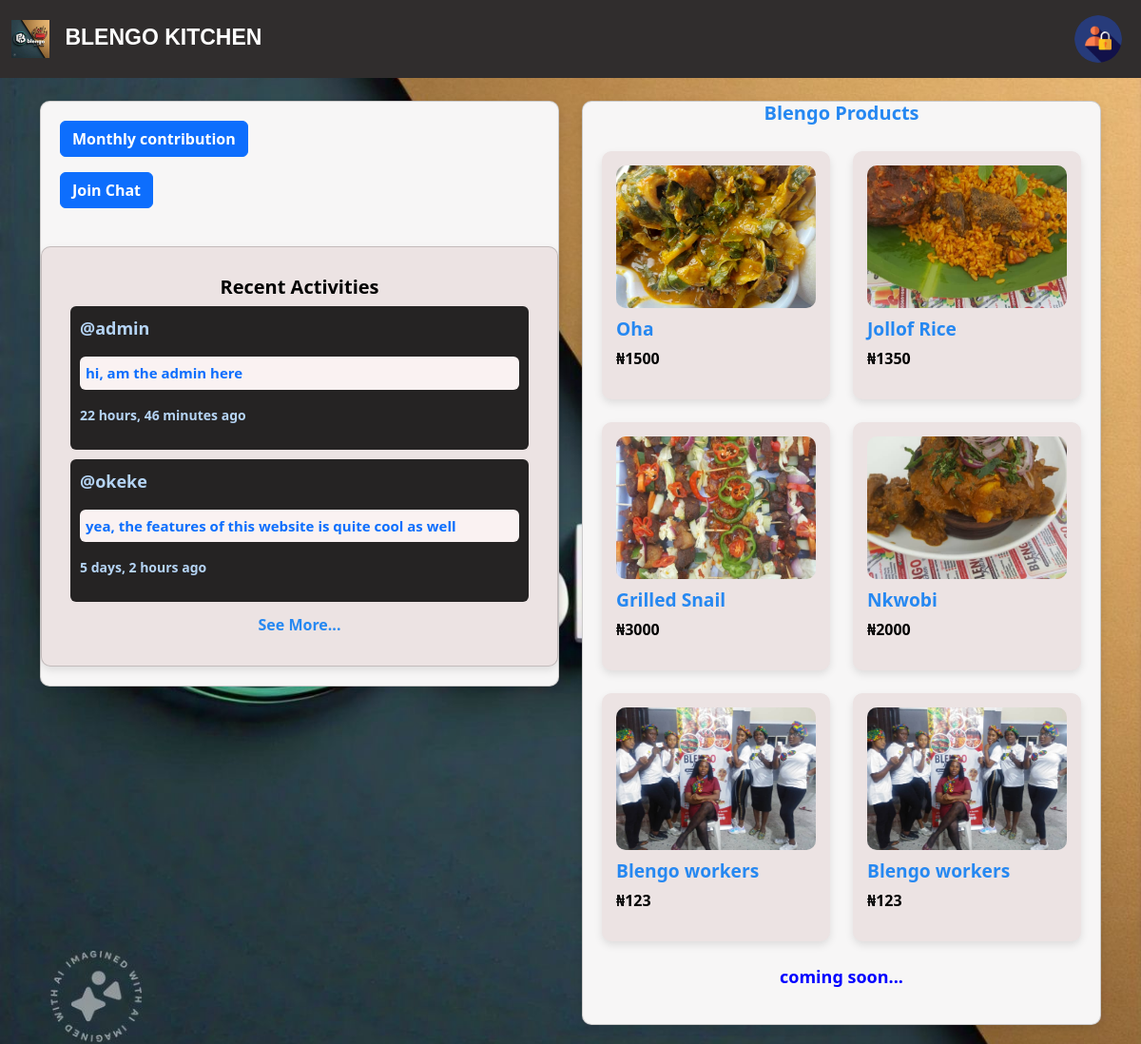
The page / on the database its author committed.
### base/models.py (models this page shows, shortened)
class Theimages(models.Model):
    bodyimage = models.ImageField(upload_to='body_image')
    logoimage = models.ImageField(upload_to='logo_image')
    pimage = models.ImageField(default='media/login_295128.png')

class Chat(models.Model):
    user = models.ForeignKey(User,on_delete=models.SET_NULL,null=True)
    texts = models.CharField(max_length=1000000)
    created_at = models.DateTimeField(auto_now=True)

class Product(models.Model):
    productimage = models.ImageField(upload_to='product_images')
    productname = models.CharField(max_length=1000000)
    productprice = models.CharField(max_length=1000000)
    productdescription = models.CharField(max_length=1000000,null=True)
    created_at = models.DateTimeField(auto_now=True)

### base/views.py (the view, shortened to what this page needs)
# urls.py: path('',views.home,name='home'),
def home(request):
    q = request.GET.get('q') if request.GET.get('q') != None else ''
    products = Product.objects.filter(Q(productname__icontains=q) | Q(productdescription__icontains=q))
    profile = Profile.objects.all()
    chats = Chat.objects.all().order_by('-id')
    user_profile = None
    if request.user.is_authenticated:
        user_profile = Profile.objects.get(user=request.user)
    try:
        images = Theimages.objects.latest('id')
    except Theimages.DoesNotExist:
        images = None
    return render(request, 'home.html', {'profile': profile, 'user_profile': user_profile, 'chats': chats, 'products': products,'images':images})

### base/context_processors.py (called while the page is built)
def user_profile(request):
    if request.user.is_authenticated:
        try:
            profile = Profile.objects.get(user=request.user)
        except Profile.DoesNotExist:
            profile = None
    else:
        profile = None
    return {'user_profile': profile}

### template/home.html (shortened to what this page needs)
{% load static %}
<!doctype html>
<html lang="en">
<head>
  <link href="https://cdn.jsdelivr.net/npm/bootstrap@5.3.3/dist/css/bootstrap.min.css" rel="stylesheet">
</head>
<body>
  {% block content %}
  {% include 'nav-bar.html' %}
  <div class="container mt-4">
    <div class="row">
      <div class="col-md-6">
        <div class="card">
          <div class="card-body">
            <p class="card-text"><a href="months" class="btn btn-primary">Monthly contribution</a></p>
            <p class="card-text"><a href="chat" class="btn btn-primary">Join Chat</a></p>
          </div>
          <div class="card recent-activities">
            <div class="card-body">
              <h5 style="font-weight: bold; text-align: center;" class="card-title">Recent Activities</h5>
              {% for chat in chats|slice:":2" %}
                <div class="chat-box">
                  <p style="color: #b5d4f5;">@{{ chat.user }}</p>
                  <a style="text-decoration: none;" href="{% url 'chat' %}">
                    <p style="background-color: #faf2f2; border-radius: 6px; padding: 6px; font-size: 15px;">{{ chat.texts }}</p>
                  </a>
                  <p style="color: #b5d4f5; font-size: 14px;">{{ chat.created_at|timesince }} ago</p>
                </div>
              {% empty %}
                <p>No messages yet.</p>
              {% endfor %}
              <div class="see-more">
                <a href="{% url 'chat' %}">See More...</a>
              </div>
            </div>
          </div>
        </div>
      </div>
      <div class="col-md-6">
        <div class="card">
          <h1 style="text-align: center;font-size: 20px;font-weight: bold; color: #2688f1;">Blengo Products</h1>
          <div class="card-body">
            <div class="row">
              {% for product in products %}
              <div class="col-md-6 mb-4">
                <a style="text-decoration: none;" href="{% url 'perproduct' product.id %}">
                  <div class="product-card">
                    <div class="product">
                      {% if product.productimage %}
                      <img src="{{product.productimage.url}}" alt="{{product.productname}}"/>
                      {% endif %}
                      <h2>{{product.productname}}</h2>
                      <p>₦{{product.productprice}}</p>
                    </div>
                  </div>
                </a>
              </div>
              {% if forloop.counter|divisibleby:2 and not forloop.last %}
                </div><div class="row">
              {% endif %}
              {% endfor %}
            </div>
            <p style="color: blue;text-align: center;">coming soon...</p>
          </div>
        </div>
      </div>
    </div>
  </div>
  {% endblock %}
</body>
</html>

### template/nav-bar.html (shortened to what this page needs)
{% load static %}
<nav class="navbar navbar-expand-lg navbar-custom">
    <div class="container-fluid">
        <a class="navbar-brand" href="{% url 'home' %}">
            <img src="{{images.logoimage.url}}" alt="Blengo Logo" style="height: 40px; margin-right: 10px;">
            BLENGO KITCHEN
        </a>
        <div class="collapse navbar-collapse" id="navbarNav">
            {% if user.is_authenticated %}
            <form class="d-flex mx-auto" method="GET" action="{% url 'home' %}">
                <input class="form-control me-2" type="search" placeholder="Search for products..." aria-label="Search" name="q">
                <button class="btn btn-outline-success" type="submit">Search</button>
            </form>
            <ul class="navbar-nav ms-auto mb-2 mb-lg-0">
                <li class="nav-item dropdown">
                    <a class="nav-link" href="#" id="profileDropdown" role="button" data-bs-toggle="dropdown" aria-expanded="false">
                        <img src="{{user_profile.profileimage.url}}" class="rounded-circle" width="50" height="50" alt="{{ user.username }}'s profile picture">
                    </a>
                    <ul class="dropdown-menu dropdown-menu-end" aria-labelledby="profileDropdown">
                        <li><a class="dropdown-item" href="{% url 'profile' %}">Profile</a></li>
                        <li><a class="dropdown-item" href="#">Settings</a></li>
                        <li><a class="dropdown-item" href="{% url 'logout' %}">Logout</a></li>
                    </ul>
                </li>
                <li class="nav-item dropdown">
                </li>
            </ul>
            {% else %}
            <ul class="navbar-nav ms-auto mb-2 mb-lg-0">
                <li class="nav-item dropdown">
                    <a class="nav-link" href="#" id="profileDropdown" role="button" data-bs-toggle="dropdown" aria-expanded="false">
                        {% if images %}
                        <img src="{{images.pimage.url}}" class="rounded-circle" width="50" height="50" alt="{{ user.username }}'s profile picture">
                    </a>
                    {% endif %}
                </li>
            </ul>
            {% endif %}
        </div>
    </div>
</nav>

### template/nav-bar.html (style rules this page uses)
.navbar-custom { background-color: rgb(48, 45, 45); }
.navbar-custom .navbar-brand, .navbar-custom .nav-link, .navbar-custom .navbar-toggler-icon { color: #FFFFFF; }
.nav-item { font-size: 16px; }
.navbar-brand { font-weight: bolder; font-family:fantasy,Verdana, Geneva, Tahoma, sans-serif; font-size: 23px; }

### rows shown on the page
Theimages: logoimage (picture), pimage (picture)
Chat: user "admin", texts "hi, am the admin here", created_at "22 hours, 46 minutes"
Chat: user "okeke", texts "yea, the features of this website is quite cool as well", created_at "5 days, 2 hours"
Product: productimage (picture), productname "Oha", productprice "1500"
Product: productimage (picture), productname "Jollof Rice", productprice "1350"
Product: productimage (picture), productname "Grilled Snail", productprice "3000"
Product: productimage (picture), productname "Nkwobi", productprice "2000"
Product: productimage (picture), productname "Blengo workers", productprice "123"
Product: productimage (picture), productname "Blengo workers", productprice "123"
